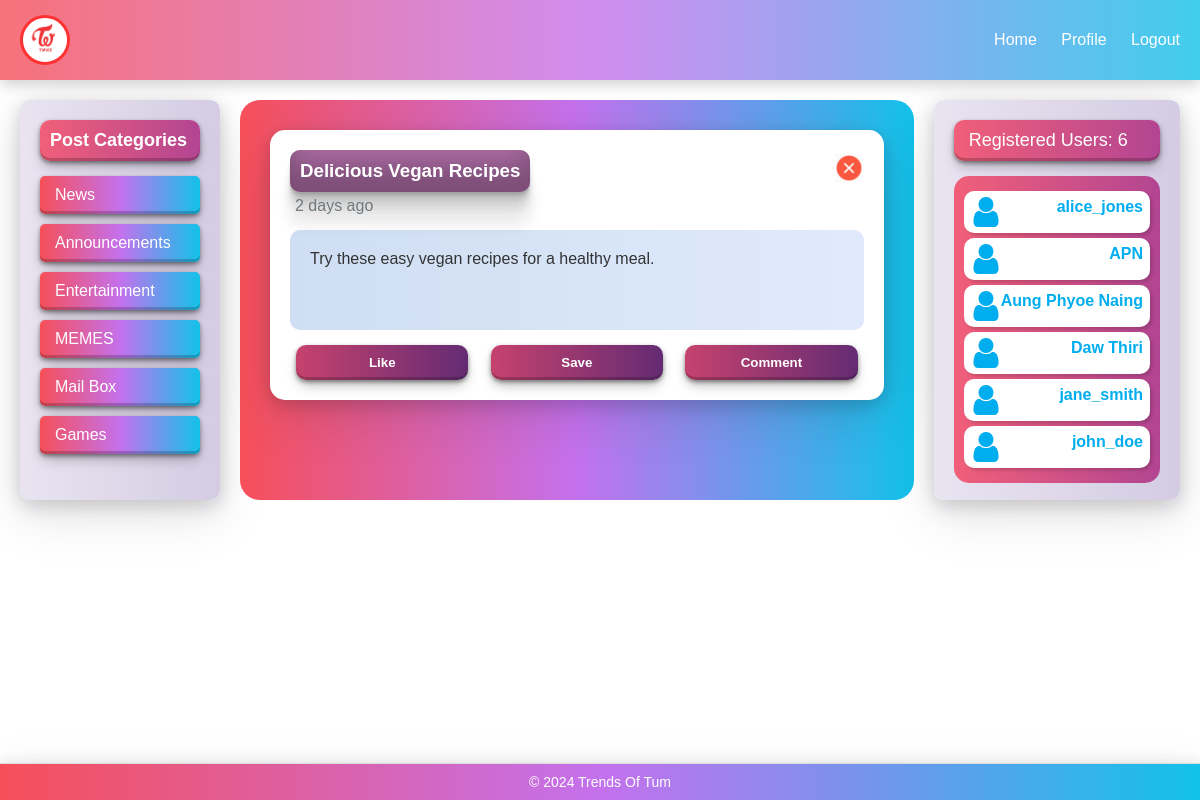
Screenshot of /index.php?category=5 with the database file from the repository.
### tables this page shows
CREATE TABLE `categories` (
  `id` int(11) NOT NULL,
  `name` varchar(100) NOT NULL,
  `created_at` timestamp NOT NULL DEFAULT current_timestamp()
);

CREATE TABLE `posts` (
  `id` int(11) NOT NULL,
  `title` varchar(255) NOT NULL,
  `content` text NOT NULL,
  `author_id` int(11) DEFAULT NULL,
  `category_id` int(11) DEFAULT NULL,
  `created_at` timestamp NOT NULL DEFAULT current_timestamp()
);

CREATE TABLE `users` (
  `id` int(11) NOT NULL,
  `username` varchar(50) NOT NULL,
  `email` varchar(100) NOT NULL,
  `password` varchar(255) NOT NULL,
  `created_at` timestamp NOT NULL DEFAULT current_timestamp()
);

### time_calculator.php (called while the page is built)
<?php
function simple_time_ago($created_at) {
    $time_ago = strtotime($created_at);
    $current_time = time();
    $time_difference = $current_time - $time_ago;
    $seconds = $time_difference;
    if ($seconds <= 60) {
        return "Just now";
    } elseif ($seconds <= 3600) {
        return floor($seconds / 60) . " minutes ago";
    } elseif ($seconds <= 86400) {
        return floor($seconds / 3600) . " hours ago";
    } else {
        return floor($seconds / 86400) . " days ago";
    }
}
?>

### load_categories.php (the view)
<?php
include('db_config.php');
$query = "SELECT * FROM categories";
$result = $conn->query($query);
while ($category = $result->fetch_assoc()) {
    echo "<li><a href='index.php?category=" . $category['id'] . "'>" . $category['name'] . "</a></li>";
}
?>

### load_posts.php (shortened to what this page needs)
<?php
include('db_config.php');
require_once('time_calculator.php');
$category = isset($_GET['category']) ? $_GET['category'] : null;
if ($category) {
    $query = "SELECT * FROM posts WHERE category_id = '$category'";
} else {
    $query = "SELECT * FROM posts ORDER BY RAND()";
}
$result = $conn->query($query);
while ($post = $result->fetch_assoc()) { ?>
    <article class="post">
        <div class="post-header">
            <div class="post-title">
                <h3><?php echo $post['title'] ?></h3>
            </div>
            <div class="close-btn">
                <img src="Close.png" width="30" height="30" alt="">
            </div>
        </div>
        <div class="posted-time" style="color :#71797E; margin-top : 5px; margin-left: 5px">
            <p><?php echo simple_time_ago($post['created_at']) ?></p>
        </div>
        <div class="post-content"><?php echo $post['content'] ?></div>
        <div class="post-actions">
            <button onclick="likePost(<?php echo $post['id'] ?>)">Like</button>
            <button onclick="savePost(<?php echo $post['id'] ?>)">Save</button>
            <button onclick="toggleCommentBox(<?php echo $post['id'] ?>)">Comment</button>
        </div>
    </article>
<?php }
?>

### show_user_list.php
<?php
include 'db_config.php';
$query = "SELECT username FROM users";
$result = $conn->query($query);
while ($row = $result->fetch_assoc()){ ?>
<div class="user-container">
    <img src="user_logo.png" alt="user-logo" width="30" height="30">
<li><a href="#"><?php echo $row['username']?></a></li>
</div>
<?php }
?>

### css/style.css (style rules this page uses)
* { margin: 0; padding: 0; box-sizing: border-box; }
body { font-family: 'Poppins', sans-serif; background-color: #fff; color: #333; min-height: 100vh; height: 100%; display: flex; flex-direction: column; }
header, footer, .categories, .post, .registered-users { box-shadow: rgba(17, 17, 26, 0.1) 0px 4px 16px, rgba(17, 17, 26, 0.1) 0px 8px 24px, rgba(17, 17, 26, 0.1) 0px 16px 56px; transition: box-shadow 0.3s ease-in-out; }
.categories li { margin: 10px 0; }
.categories a { text-decoration: none; padding: 10px 15px; background: #12c2e9; background: -webkit-linear-gradient(to right, #f64f59, #c471ed, #12c2e9); background: linear-gradient(to right, #f64f59, #c471ed, #12c2e9); box-shadow: rgba(0, 0, 0, 0.4) 0px 2px 4px, rgba(0, 0, 0, 0.3) 0px 7px 13px -3px, rgba(0, 0, 0, 0.2) 0px -3px 0px inset; color: white; display: block; border-radius: 5px; transition: transform 0.2s; }
.post { background: white; border-radius: 15px; padding: 20px; margin-bottom: 20px; position: relative; transition: transform 0.3s; }
.post-header { display: flex; align-items: center; justify-content: space-between; color: white; }
.post-title { background-color: #c57cbb; display: inline-block; padding: 10px; border-radius: 10px; box-shadow: rgba(0, 0, 0, 0.17) 0px -23px 25px 0px inset, rgba(0, 0, 0, 0.15) 0px -36px 30px 0px inset, rgba(0, 0, 0, 0.1) 0px -79px 40px 0px inset, rgba(0, 0, 0, 0.06) 0px 2px 1px, rgba(0, 0, 0, 0.09) 0px 4px 2px, rgba(0, 0, 0, 0.09) 0px 8px 4px, rgba(0, 0, 0, 0.09) 0px 16px 8px, rgba(0, 0, 0, 0.09) 0px 32px 16px; }
.close-btn { background: transparent; border: none; font-size: 24px; color: #ff9a9e; cursor: pointer; }
.post-content { margin: 15px 0; font-size: 16px; background: #E0EAFC; background: -webkit-linear-gradient(to right, #CFDEF3, #E0EAFC); background: linear-gradient(to right, #CFDEF3, #E0EAFC); border-radius: 10px; height: 100px; padding: 20px; }
.post-actions { display: flex; justify-content: space-around; }
.post-actions button { padding: 10px 20px; background: #642B73; background: -webkit-linear-gradient(to right, #C6426E, #642B73); background: linear-gradient(to right, #C6426E, #642B73); font-weight: 600; border: none; color: white; border-radius: 10px; cursor: pointer; transition: background 0.8s ease; width: 30%; box-shadow: rgba(0, 0, 0, 0.4) 0px 2px 4px, rgba(0, 0, 0, 0.3) 0px 7px 13px -3px, rgba(0, 0, 0, 0.2) 0px -3px 0px inset; }
.user-container { display: flex; justify-content: space-between; }
.user-list .user-container { margin: 5px 0; box-shadow: rgba(0, 0, 0, 0.15) 2.4px 2.4px 3.2px; background-color: white; padding: 6px 7px; border-radius: 10px; }
.user-list ul li { list-style-type: none; }
.user-list ul li a { text-decoration: none; color: #00ADEE; font-weight: 600; vertical-align:middle; }
.post-actions { display: flex; align-items: center; gap: 10px; }

### rows the page displays
categories: name "News"
categories: name "Announcements"
categories: name "Entertainment"
categories: name "MEMES"
categories: name "Mail Box"
categories: name "Games"
posts: title "Delicious Vegan Recipes", created_at "2 days ago", content "Try these easy vegan recipes for a healthy meal."
users: username "alice_jones"
users: username "APN"
users: username "Aung Phyoe Naing"
users: username "Daw Thiri"
users: username "jane_smith"
users: username "john_doe"

### other values shown
$row['count'] "6"
